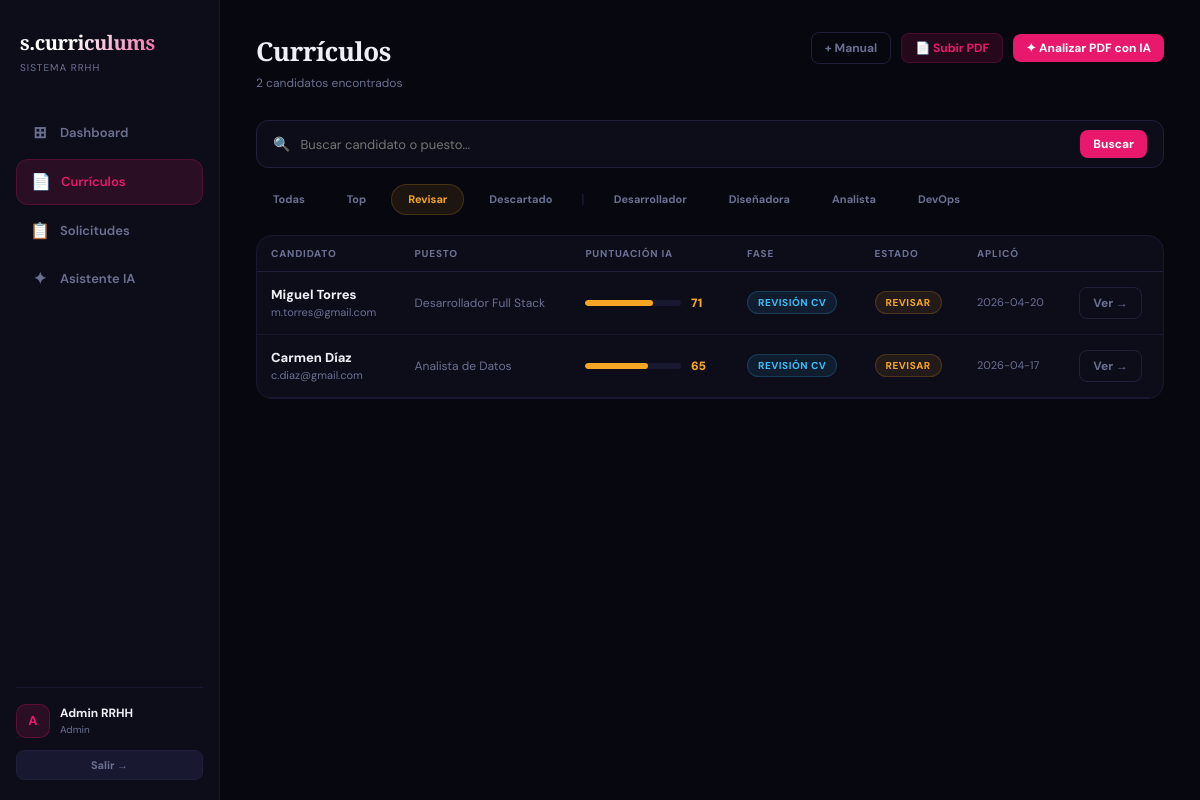
The app's page /curriculos?status=revisar&pos=&q= (signed in) with its own data.
### tables this page shows
CREATE TABLE candidates (
        id INTEGER PRIMARY KEY AUTOINCREMENT,
        user_id INTEGER NOT NULL,
        name TEXT NOT NULL,
        position TEXT NOT NULL,
        email TEXT,
        phone TEXT,
        linkedin TEXT,
        location TEXT,
        salary TEXT,
        experience TEXT,
        education TEXT,
        skills TEXT,
        summary TEXT,
        score INTEGER DEFAULT 0,
        status TEXT DEFAULT 'revisar',
        phase TEXT DEFAULT 'Revisión CV',
        notes TEXT DEFAULT '',
        starred INTEGER DEFAULT 0,
        pdf_path TEXT,
        ai_report TEXT,
        applied_date TEXT DEFAULT CURRENT_DATE,
        created_at TEXT DEFAULT CURRENT_TIMESTAMP,
        FOREIGN KEY(user_id) REFERENCES users(id)
    );

### app.py (the view)
@app.route("/curriculos")
@login_required
def curriculos():
    conn = get_db()
    uid = session["user_id"]
    status_filter = request.args.get("status", "todas")
    pos_filter = request.args.get("pos", "")
    search = request.args.get("q", "")
    query = "SELECT * FROM candidates WHERE user_id=?"
    params = [uid]
    if status_filter != "todas":
        query += " AND status=?"
        params.append(status_filter)
    if pos_filter:
        query += " AND position=?"
        params.append(pos_filter)
    if search:
        query += " AND (name LIKE ? OR position LIKE ?)"
        params.extend([f"%{search}%", f"%{search}%"])
    query += " ORDER BY score DESC"
    cvs = conn.execute(query, params).fetchall()
    all_positions = conn.execute("SELECT DISTINCT position FROM candidates WHERE user_id=?", (uid,)).fetchall()
    conn.close()
    return render_template("curriculos.html", cvs=cvs, all_positions=all_positions,
                           status_filter=status_filter, pos_filter=pos_filter, search=search)

### app.py (called while the page is built)
def get_db():
    conn = sqlite3.connect(DB_PATH)
    conn.row_factory = sqlite3.Row
    return conn

def login_required(f):
    @wraps(f)
    def decorated(*args, **kwargs):
        if "user_id" not in session:
            return redirect(url_for("login"))
        return f(*args, **kwargs)
    return decorated

### templates/curriculos.html (shortened to what this page needs)
{% extends "base.html" %}
{% block page_title %}Currículos{% endblock %}
{% block page_sub %}{{ cvs|length }} candidato{% if cvs|length != 1 %}s{% endif %} encontrado{% if cvs|length != 1 %}s{% endif %}{% endblock %}
{% block top_actions %}
  <a href="{{ url_for('add_cv') }}" class="btn btn-muted btn-sm">+ Manual</a>
  <button class="btn btn-ghost btn-sm" onclick="openUploadModal()">📄 Subir PDF</button>
  <button class="btn btn-primary btn-sm" onclick="openAnalyzeModal()">✦ Analizar PDF con IA</button>
{% endblock %}
{% block content %}
<form method="GET" action="{{ url_for('curriculos') }}">
  <div class="search-bar">
    <span class="search-icon">🔍</span>
    <input name="q" value="{{ search }}" placeholder="Buscar candidato o puesto..." autocomplete="off"/>
    <button type="submit" class="btn btn-primary btn-sm">Buscar</button>
  </div>
</form>
<div class="filters">
  {% for f, label, cls in [("todas","Todas","pink"),("top","Top","green"),("revisar","Revisar","yellow"),("descartado","Descartado","red")] %}
    <a href="?status={{ f }}&pos={{ pos_filter }}&q={{ search }}"
       class="filter-pill {% if status_filter == f %}active-{{ cls }}{% endif %}">
      {{ label }}
    </a>
  {% endfor %}
  <span style="color:var(--border2);margin:0 4px">|</span>
  {% for p in all_positions %}
    <a href="?status={{ status_filter }}&pos={{ p.position }}&q={{ search }}"
       class="filter-pill {% if pos_filter == p.position %}active-pink{% endif %}">
      {{ p.position.split(' ')[0] }}
    </a>
  {% endfor %}
</div>
{% if cvs %}
<div class="card" style="padding:0;overflow:hidden">
  <table>
    <thead>
      <tr>
        <th>Candidato</th>
        <th>Puesto</th>
        <th style="min-width:150px">Puntuación IA</th>
        <th>Fase</th>
        <th>Estado</th>
        <th>Aplicó</th>
        <th></th>
      </tr>
    </thead>
    <tbody>
      {% for cv in cvs %}
      <tr>
        <td>
          <div style="font-weight:800">
            {{ cv.name }}
          </div>
          <div style="font-size:11px;color:var(--muted)">{{ cv.email or '—' }}</div>
        </td>
        <td style="color:var(--muted);font-size:12px">{{ cv.position }}</td>
        <td>
          {% set c = "#00C48C" if cv.score >= 80 else "#F5A623" if cv.score >= 60 else "#FF4060" %}
          <div class="score-bar-wrap">
            <div class="score-bar-track">
              <div class="score-bar-fill" style="width:{{ cv.score }}%;background:{{ c }}"></div>
            </div>
            <span class="score-label" style="color:{{ c }}">{{ cv.score }}</span>
          </div>
        </td>
        <td><span class="badge badge-phase">{{ cv.phase }}</span></td>
        <td><span class="badge badge-{{ cv.status }}">{{ cv.status }}</span></td>
        <td style="font-size:11px;color:var(--muted)">{{ cv.applied_date }}</td>
        <td><a href="{{ url_for('cv_detail', cv_id=cv.id) }}" class="btn btn-muted btn-sm">Ver →</a></td>
      </tr>
      {% endfor %}
    </tbody>
  </table>
</div>
{% endif %}
{% endblock %}

### static/css/main.css (style rules this page uses)
:root { --bg: #07070f; --surface: #0d0d1a; --surface2: #111122; --border: #181830; --border2: #20203a; --pink: #E8186D; --pink-dim: #E8186D22; --green: #00C48C; --yellow: #F5A623; --red: #FF4060; --purple: #7B61FF; --blue: #38BDF8; --text: #eef0f6; --muted: #6b7090; --faint: #181830; }
* { margin: 0; padding: 0; box-sizing: border-box; }
body { background: var(--bg); color: var(--text); font-family: 'DM Sans', sans-serif; font-size: 14px; line-height: 1.5; -webkit-font-smoothing: antialiased; }
.card { background: var(--surface); border: 1px solid var(--border); border-radius: 16px; padding: 20px; transition: border-color 0.2s; }
.badge { display: inline-flex; align-items: center; padding: 3px 10px; border-radius: 20px; font-size: 10px; font-weight: 800; letter-spacing: 0.5px; text-transform: uppercase; white-space: nowrap; }
.badge-revisar { background: #F5A62318; color: var(--yellow); border: 1px solid #F5A62330; }
.badge-phase { background: #38BDF818; color: var(--blue); border: 1px solid #38BDF830; }
.btn { display: inline-flex; align-items: center; justify-content: center; gap: 6px; padding: 9px 18px; border-radius: 10px; font-size: 13px; font-weight: 700; cursor: pointer; text-decoration: none; border: none; font-family: 'DM Sans', sans-serif; transition: opacity 0.15s, transform 0.1s; white-space: nowrap; }
.btn-primary { background: var(--pink); color: #fff; }
.btn-ghost { background: var(--pink-dim); color: var(--pink); border: 1px solid #E8186D33; }
.btn-muted { background: transparent; color: var(--muted); border: 1px solid var(--border2); }
.btn-sm { padding: 6px 13px; font-size: 12px; border-radius: 8px; }
.score-bar-wrap { display: flex; align-items: center; gap: 10px; }
.score-bar-track { flex: 1; height: 6px; background: var(--faint); border-radius: 10px; overflow: hidden; }
.score-bar-fill { height: 100%; border-radius: 10px; transition: width 0.8s ease; }
.score-label { font-size: 12px; font-weight: 900; min-width: 28px; }
table { width: 100%; border-collapse: collapse; }
th { text-align: left; font-size: 10px; font-weight: 800; color: var(--muted); letter-spacing: 0.8px; text-transform: uppercase; padding: 10px 14px; border-bottom: 1px solid var(--border2); }
td { padding: 13px 14px; border-bottom: 1px solid var(--border); font-size: 13px; color: var(--text); vertical-align: middle; }
.filters { display: flex; gap: 8px; flex-wrap: wrap; margin-bottom: 20px; align-items: center; }
.filter-pill { padding: 6px 16px; border-radius: 20px; font-size: 11px; font-weight: 700; cursor: pointer; border: 1px solid transparent; background: transparent; color: var(--muted); font-family: 'DM Sans', sans-serif; transition: all 0.15s; text-decoration: none; display: inline-block; }
.filter-pill.active-yellow { background: #F5A62318; color: var(--yellow); border-color: #F5A62330; }
.search-bar { display: flex; align-items: center; gap: 10px; background: var(--surface); border: 1px solid var(--border2); border-radius: 12px; padding: 9px 16px; margin-bottom: 16px; }
.search-bar input { background: none; border: none; color: var(--text); font-size: 13px; outline: none; font-family: 'DM Sans', sans-serif; flex: 1; }
.search-icon { color: var(--muted); }

### records on screen
candidates: name "Miguel Torres", email "m.torres@gmail.com", position "Desarrollador Full Stack", score "71", phase "REVISIÓN CV", status "REVISAR", applied_date "2026-04-20"
candidates: name "Carmen Díaz", email "c.diaz@gmail.com", position "Analista de Datos", score "65", phase "REVISIÓN CV", status "REVISAR", applied_date "2026-04-17"

### other values on screen
{{ session.get('user_name','U')[0] }} "A"
{{ session.get('user_name','Usuario') }} "Admin RRHH"
{{ session.get('user_role','rrhh') }} "Admin"
{{ cvs|length }} "2"
{{ label }} "Todas" "Top" "Revisar" "Descartado"
{{ p.position.split(' ')[0] }} "Desarrollador" "Diseñadora" "Analista" "DevOps"
